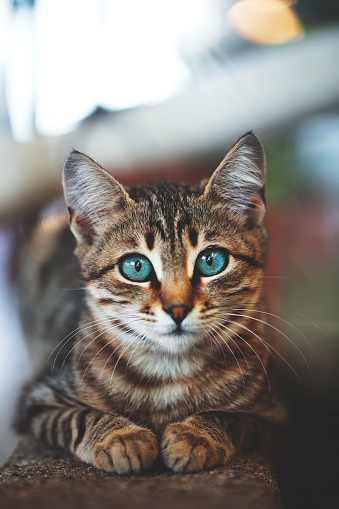
#> input picture cat.jpg, 339 x 509 px
$ python read02.py
#> lines starting #> are read from the running program, lines starting #| are printed output that depends on the picture; after the words box and inside, x2 and y2 are one past the last pixel; in counts of white or black regions, pixels touching at a corner belong together
import cv2
import numpy as np
#differnt effects to an image
kernal = np.ones((5,5),np.uint8)

img = cv2.imread('cat.jpg')
#> img is the input picture: shape (509, 339, 3); mean B, G, R 123.8, 129.2, 134.8
imgGray = cv2.cvtColor(img,cv2.COLOR_BGR2GRAY)
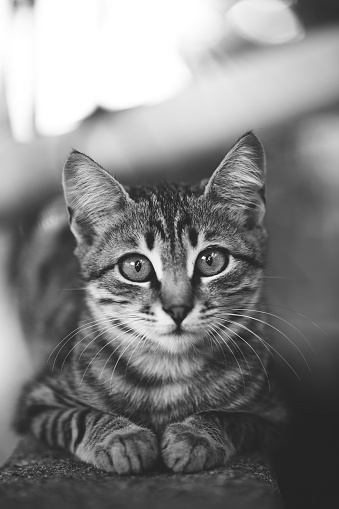
#> imgGray: shape (509, 339); min 16, max 255, mean 130.3
imgBlur = cv2.GaussianBlur(img,(7,7),0)
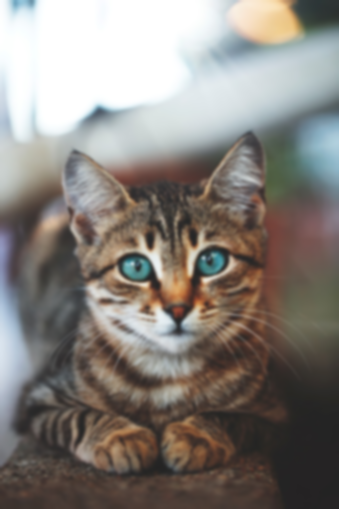
#> imgBlur: shape (509, 339, 3); mean B, G, R 123.8, 129.2, 134.8
imgCanny = cv2.Canny(img,150,200)
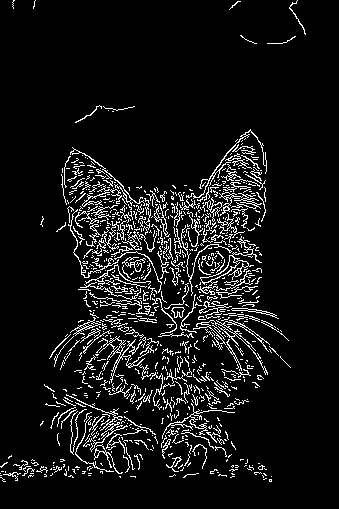
#> imgCanny: shape (509, 339); 8% white in thin lines or dots, all inside (x1, y1, x2, y2) = (0, 0, 306, 482)
imgDialation = cv2.dilate(imgCanny,kernal,iterations=1)
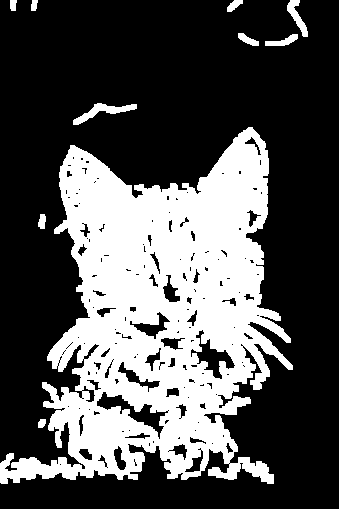
#> imgDialation: shape (509, 339); 32.3% white; 10 white regions, largest, box (x1, y1, x2, y2) and area: (0, 127, 293, 484) 54315, (73, 103, 137, 125) 461, (287, 0, 308, 37) 300
imgEroded = cv2.erode(imgDialation,kernal,iterations=1)
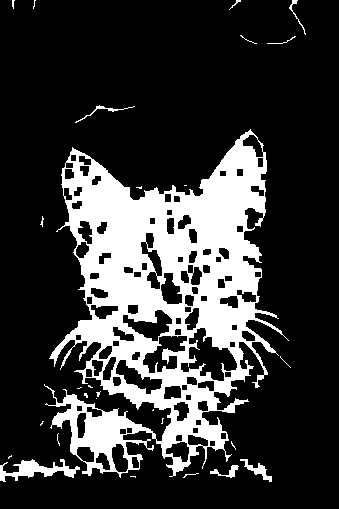
#> imgEroded: shape (509, 339); 21.8% white; 28 white regions (19 under 20 px), largest, box (x1, y1, x2, y2) and area: (44, 129, 289, 478) 35993, (0, 459, 80, 482) 752, (240, 459, 272, 482) 215


cv2.imshow('out',imgBlur)
cv2.imshow('Canny',imgCanny)
cv2.imshow('Dialated',imgDialation)
cv2.imshow('eroded',imgEroded)
cv2.waitKey(0)

$ run again, with car.jpg copied over cat.jpg
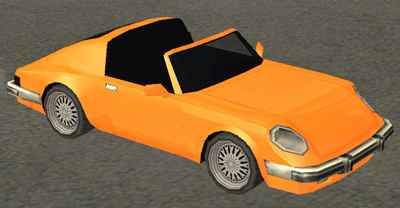
#> input picture car.jpg, 400 x 208 px
#> img is the input picture: shape (208, 400, 3); mean B, G, R 64.3, 103.5, 135.3
#> `imgCanny = cv2.Canny(img,150,200)`:
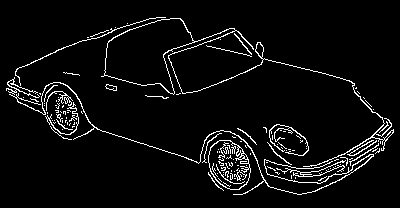
#> imgCanny: shape (208, 400); 5.1% white in thin lines or dots, all inside (x1, y1, x2, y2) = (6, 17, 394, 195)
#> imgDialation: shape (208, 400); 22.1% white; 3 white regions, box (x1, y1, x2, y2) and area: (4, 15, 396, 197) 18130, (103, 82, 119, 93) 148, (61, 70, 82, 78) 120
#> `imgEroded = cv2.erode(imgDialation,kernal,iterations=1)`:
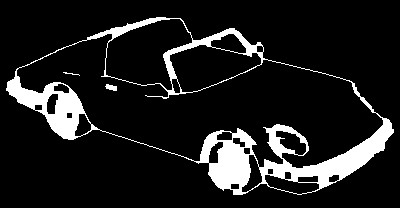
#> imgEroded: shape (208, 400); 11.7% white; 3 white regions, box (x1, y1, x2, y2) and area: (6, 17, 394, 195) 9639, (105, 84, 117, 91) 56, (63, 72, 80, 76) 20
